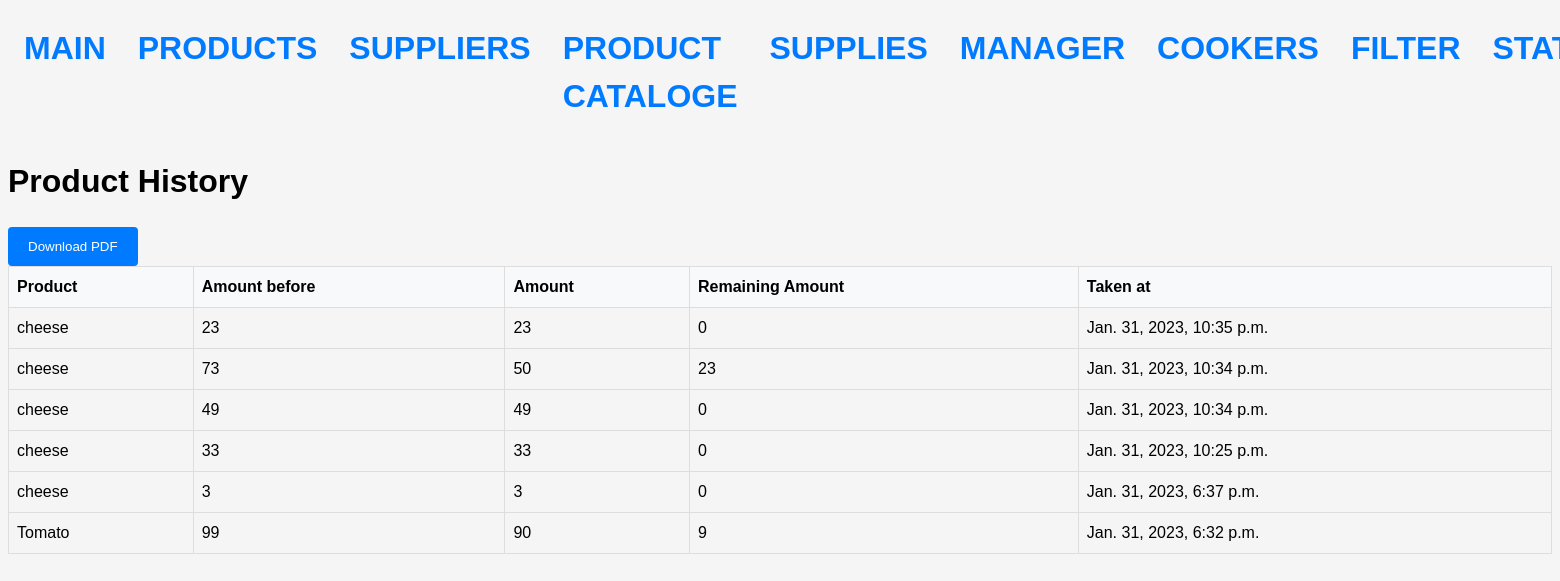
The page /cooker/history/ on the database as committed earlier.
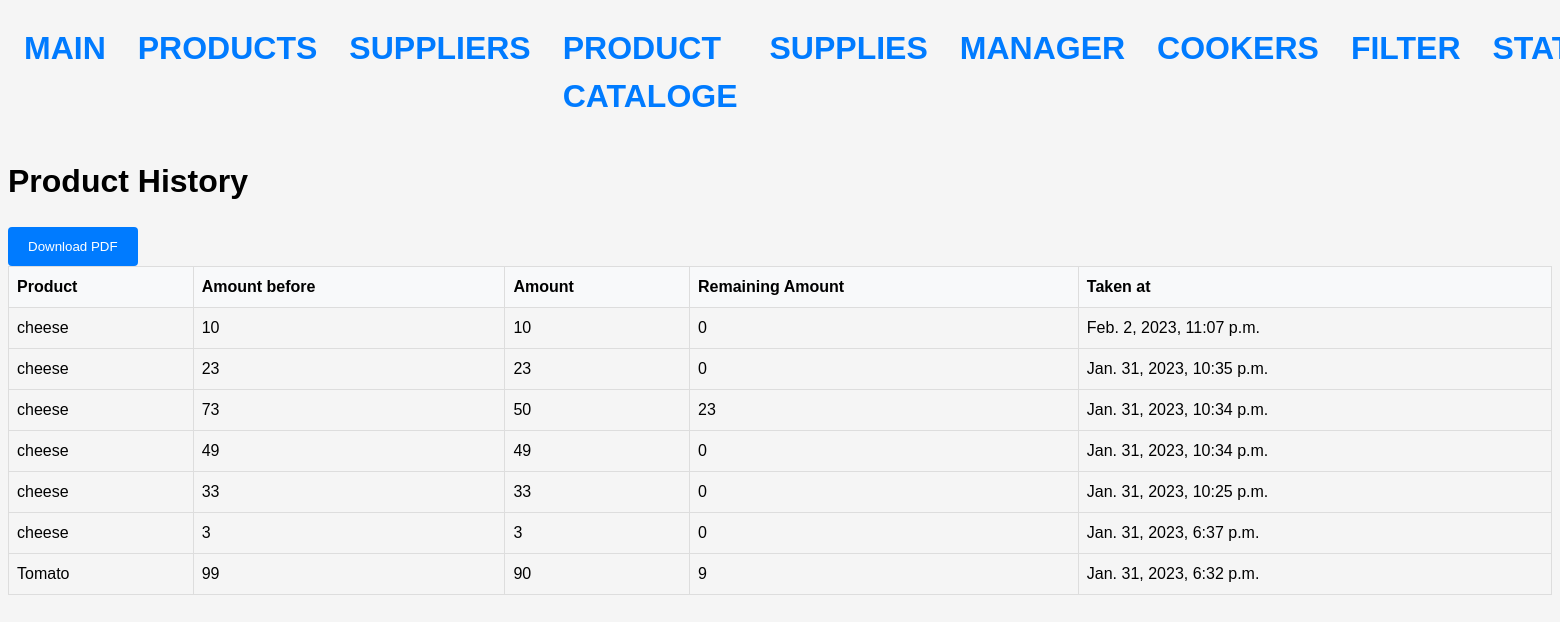
The same page on the database as committed later.
### stock/models.py (models this page shows, shortened)
class StockHistory(models.Model):
    stock = models.ForeignKey(StockProduct, on_delete=models.CASCADE)
    amount = models.IntegerField()
    initial_amount = models.IntegerField(default=1)
    final_amount = models.IntegerField(default=1)
    created_at = models.DateTimeField(auto_now_add=True)

class StockProduct(Model):
    product = models.ForeignKey(Product, on_delete=models.CASCADE)
    amount = models.IntegerField()
    expired_at = models.DateField()

class Product(Model):
    name = models.CharField(max_length=64)
    term = models.IntegerField()
    measure = models.ForeignKey(Measure, on_delete=models.CASCADE)

### stock/views.py (the view)
# urls.py: path('cooker/history/', CookerProductHistoryView.as_view(), name='cooker_product_history'),
class CookerProductHistoryView(TemplateView):
    template_name = 'cooker/cooker_product_history.html'
    def get_context_data(self, **kwargs):
        context = super().get_context_data(**kwargs)
        history = StockHistory.objects.all().order_by('-created_at')
        context['history'] = history
        return context

### templates/cooker/cooker_product_history.html
{% extends 'base.html' %}
{% block content %}
<h1>Product History</h1>
<form action="{% url 'download_pdf' %}" method="get">
    <input type="submit" value="Download PDF">
</form>
<table>
<thead>
<tr>
<th>Product</th>
<th>Amount before</th>
<th>Amount</th>
<th>Remaining Amount</th>
<th>Taken at</th>
</tr>
</thead>
<tbody>
{% for item in history %}
<tr>
<td>{{ item.stock.product.name }}</td>
<td>{{ item.initial_amount }}</td>
<td>{{ item.amount }}</td>
<td>{{ item.final_amount }}</td>
<td>{{ item.created_at }}</td>
</tr>
{% endfor %}
</tbody>
</table>
{% endblock %}

Rows that differ between the two databases and show on the page:
added StockHistory: stock.product.name "cheese", initial_amount "10", amount "10", final_amount "0", created_at "Feb. 2, 2023, 11:07 p.m."
